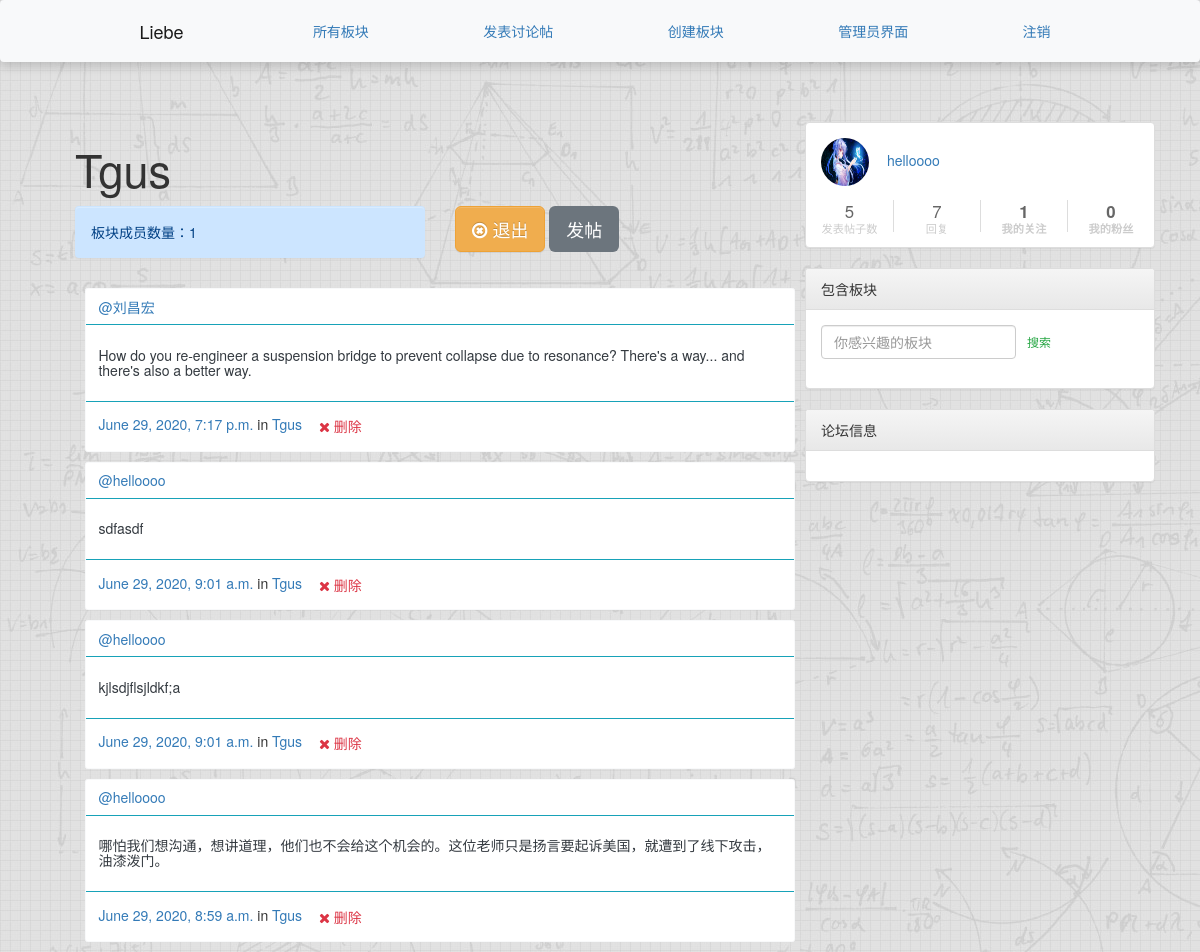
The page /groups/posts/in/tgus/ (signed in) on the database as committed earlier.
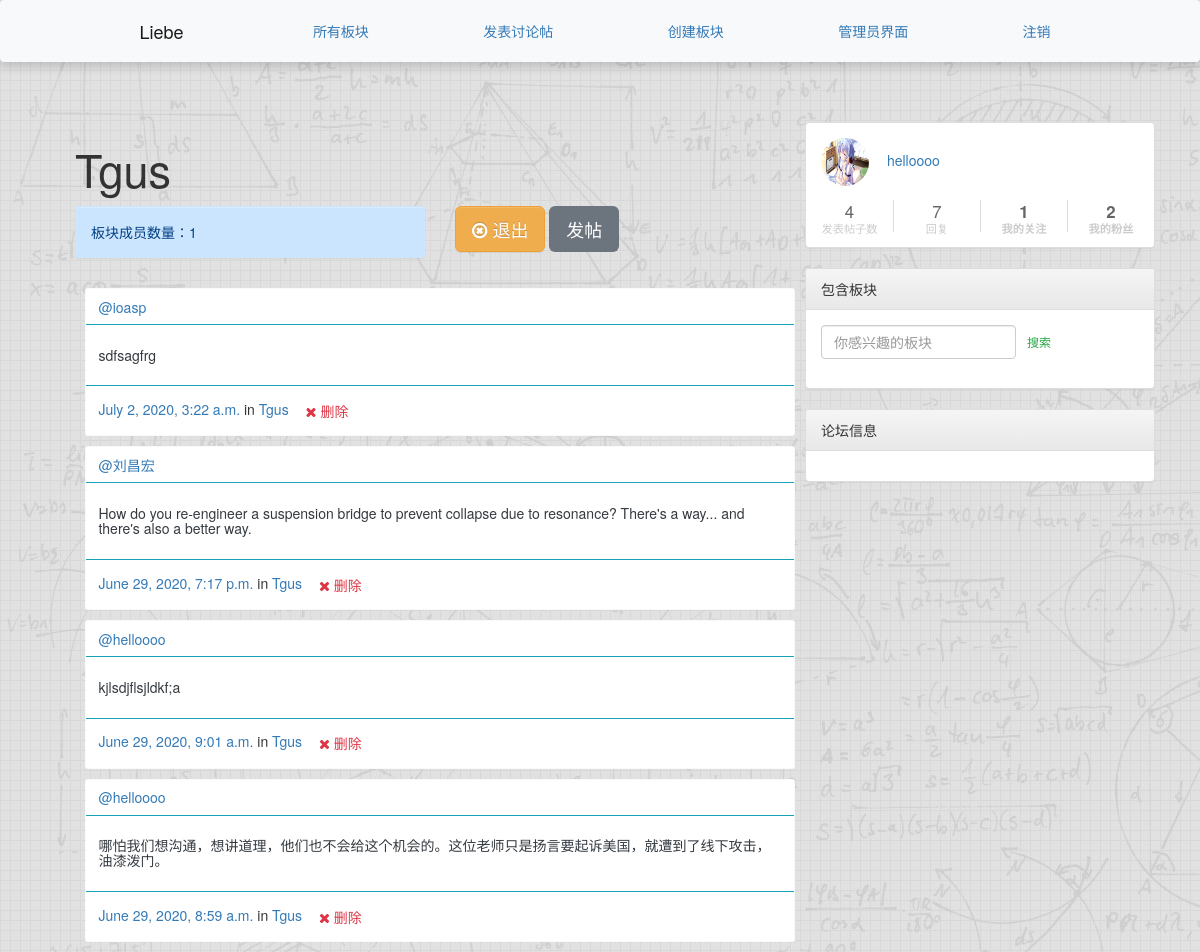
The same page on the database as committed later.
### posts/models.py (models this page shows, shortened)
class Post(models.Model):
    title = models.CharField(max_length=200, blank=True, verbose_name="标题")
    user = models.ForeignKey(User, related_name="posts",on_delete=models.CASCADE)
    created_at = models.DateTimeField(auto_now=True)
    message = models.TextField(verbose_name="帖子内容")
    message_html = models.TextField(editable=False)
    likes = models.ManyToManyField(User, blank=True, related_name="post_likes")
    group = models.ForeignKey(
        Group, related_name="posts",null=True,
        blank=True,on_delete=models.CASCADE,
        verbose_name="所属板块"
    )
    class Meta:
        ordering = ["-created_at"]
        unique_together = ["user", "message"]

### accounts/models.py (models this page shows, shortened)
class User(AbstractUser):
    signature = models.CharField(max_length=255, blank=True, null=True)
    head_img = models.ImageField(blank=True, null=True, upload_to='profile_pics', default="default.jpeg")
    friends = models.ManyToManyField("User", blank=True, related_name='followed_by')

### groups/models.py (models this page shows, shortened)
class Group(models.Model):
    name = models.CharField(max_length=255, unique=True, verbose_name="板块名称")
    slug = models.SlugField(allow_unicode=True, unique=True)
    description = models.TextField(blank=True, default='', verbose_name="板块描述")
    description_html = models.TextField(editable=False, default='', blank=True)
    members = models.ManyToManyField(User,through="GroupMember")
    class Meta:
        ordering = ["name"]

### groups/views.py (the view)
# urls.py: path("posts/in/<slug>/",views.SingleGroup.as_view(),name="single"),
class SingleGroup(generic.DetailView):
    model = Group

### groups/templates/groups/group_detail.html (shortened to what this page needs)
{% extends "groups/group_base.html" %}
{% block pregroup %}
<div class="container">
	<h2 class="display-3">{{group.name}}</h2>
	<div class="row">
		<div class="col-md-4">
			<div class="alert alert-primary">
				板块成员数量：{{group.members.count}}
			</div>
		</div>
		<div class="content col-md-4">
			{% if user in group.members.all %}
			<a href="{% url 'groups:leave' slug=group.slug %}" class="btn btn-lg btn-warning">
				<span class="fa fa-times-circle-o">
				</span> 退出
			</a>
			{% else %}
			<a href="{% url 'groups:join' slug=group.slug %}" class="btn btn-lg btn-warning">
				<span class="fa fa-check-circle-o">
				</span> 加入
			</a>
			{% endif %}
			<a href="{% url 'posts:create' %}" class="btn btn-lg btn-secondary ">发帖</a>
		</div>
	</div>
</div>
{% endblock %}
	{% block group_content %}
	<div class="col-md-8">
		{% if group.posts.count == 0 %}
		<div class="alert alert-info">
			这个讨论组目前还没有帖子。
		</div>
		{% else %}
		{% for post in group.posts.all %}
		<div class="card border-light mb-3 m-3">
			<div class="card-header bg-transparent border-info">
				<a href="{% url 'accounts:profile' username=post.user.username %}">@{{ post.user.username }}</a>
			</div>
			<div class="card-body text-dark">
				<h5 class="card-title">{{ post.message_html|safe }}</h5>
			</div>
			<div class="card-footer bg-transparent border-info media-footer">
				<time class="time"><a href="{% url 'posts:single' username=post.user.username pk=post.pk %}">{{ post.created_at }}</a></time>
				{% if post.group %}
				<span class="group-name">in <a href="#">{{ post.group.name }}</a></span>
				{% endif %}
				{% if user.is_authenticated and post.user == user and not hide_delete or user.is_superuser %}
				<a href="{% url 'posts:delete' pk=post.pk %}" title="delete" class="btn btn-simple">
					<span class="fa fa-remove text-danger" aria-hidden="true"></span>
					<span class="text-danger icon-label">删除</span>
				</a>
				{% endif %}
			</div>
		</div>
		{% endfor %}
		{% endif %}
	</div>
	{% endblock %}

### templates/base.html (shortened to what the changed rows need)
<!DOCTYPE>
<html>
{% load static %}
<head>
	<link rel="stylesheet" href="https://stackpath.bootstrapcdn.com/bootstrap/4.1.3/css/bootstrap.min.css"
>
	<link rel="stylesheet" href="https://maxcdn.bootstrapcdn.com/bootstrap/3.3.7/css/bootstrap-theme.min.css"
>
	<link href="https://maxcdn.bootstrapcdn.com/font-awesome/4.7.0/css/font-awesome.min.css" rel="stylesheet">
	<link rel="stylesheet" href="{% static 'simplesocial/css/master.css'%}">
	<link rel="stylesheet" href="{% static  'css/bootstrap.min.css' %}" />
	<link rel="stylesheet" href="{% static  'css/master.css' %}" />
</head>
<body>
	<div id="main" class="container">
		<div class="row">
			<div class="col-lg-8">
				<div class="container mycontent">
					{% block content %}
					{% endblock %}
				</div>
			</div>
			<div class="col-lg-4">
				{% if  user.is_authenticated %}
				<div class="panel panel-default">
					<div class="panel-body user-panel">
						<div class="panel-user-info">
							<div class="avatar-name">
								<a href="{% url 'accounts:profile' username=user.username %}">
									<img class="panel-avatar user-avatar rounded-circle" src="{{ user.head_img.url }}" alt="" />
								</a>
								<span class="panel-username"><a href="{% url 'accounts:profile' username=user.username %}">{{ user.username }}</a></span>
							</div>
							<div class="row panel-user-meta">
								<div class="col-xs-3 panel-user-meta-item">
										<div class="text-center">
											<p class="panel-user-meta-item-value">
												{{  user.posts.count }}
											</p>
											<p class="panel-user-meta-item-title">发表帖子数</p>
										</div>
								</div>
								<div class="col-xs-3 panel-user-meta-item">
										<div class="text-center">
											<p class="panel-user-meta-item-value">
												{{ user.comments.count }}
											</p>
											<p class="panel-user-meta-item-title">回复</p>
										</div>
								</div>
								<div class="col-xs-3 panel-user-meta-item">
									<a href="{% url 'accounts:following' username=user.username %}">
										<div class="text-center">
											<p class="panel-user-meta-item-value"><strong>{{ request.user.friends.count }}</strong>
											</p>
											<p class="panel-user-meta-item-title"><strong>我的关注</strong></p>
										</div>
									</a>
								</div>
								<div class="col-xs-3 panel-user-meta-item">
									<a href="{% url 'accounts:fans' username=user.username %}">
										<div class="text-center">
											<p class="panel-user-meta-item-value"><strong>{{ request.user.followed_by.count }}</strong>
											</p>
											<p class="panel-user-meta-item-title"><strong>我的粉丝</strong></p>
										</div>
									</a>
								</div>
							</div>
						</div>
					</div>
				</div>
				{% endif %}
			</div>
		</div>
	</div>
</body>
</html>

Rows that differ between the two databases and show on the page:
removed Post: user.username "helloooo", message_html "sdfasdf", created_at "June 29, 2020, 9:01 a.m.", group.name "Tgus", shows "删除"
added Post: user.username "ioasp", message_html "sdfsagfrg", created_at "July 2, 2020, 3:22 a.m.", group.name "Tgus", shows "删除"
changed User "helloooo": head_img: a different picture; posts.count "5" → "4"; user.followed_by.count "0" → "2"
